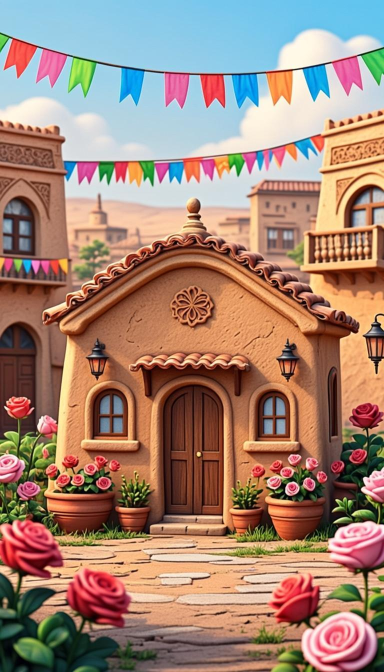
#> input picture scripts/gen_raw/home2.png, 768 x 1344 px, given in place of home2.webp, which was not available (shown at 1/2 size)
$ python preblur_bgs.py
#> lines starting #> are read from the running program, lines starting #| are printed output that depends on the picture
# -*- coding: utf-8 -*-
"""
preblur_bgs.py — v4 PERF
The inner screens used CSS `filter: blur(2px)` on full-screen backdrops.
On weak phone GPUs a blurred full-screen layer is one of the most
expensive rasters there is (re-done on every invalidation). We bake the
blur into the WEBP files once, offline, and drop the CSS filter.

CSS blur(2px) at ~430 CSS px width on an 820px source ≈ 3.8px source
radius → we bake radius 4.
"""
from PIL import Image, ImageFilter
import os

BASE = "/home/z/my-project/public/assets/bg"
JOBS = [
    ("home2.webp",   "home2b.webp",   4),
    ("map2.webp",    "map2b.webp",    4),
    ("sunset2.webp", "sunset2b.webp", 4),
]

for src, dst, r in JOBS:
    sp, dp = os.path.join(BASE, src), os.path.join(BASE, dst)
    im = Image.open(sp).convert("RGB")
#> im is the input picture: PIL image 768x1344 RGB; mean R, G, B 162.6, 132.3, 116.5
    out = im.filter(ImageFilter.GaussianBlur(radius=r))
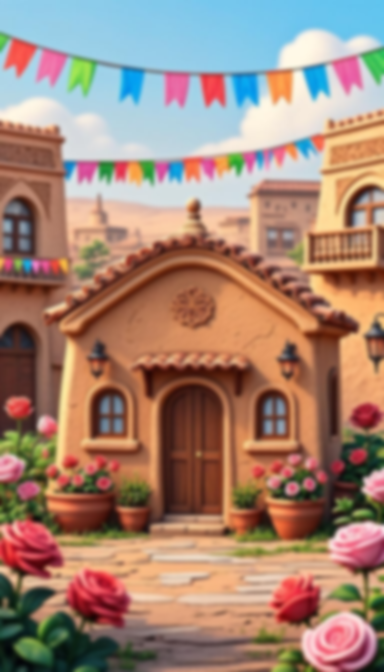
#> out: PIL image 768x1344 RGB (shown at 1/2 size); mean R, G, B 162.6, 132.3, 116.5
    out.save(dp, "WEBP", quality=78, method=6)
    print(f"{dst}: {im.size} -> {os.path.getsize(dp)//1024}KB")
#| home2b.webp: (768, 1344) -> 41KB
#> pass 2 of the loop `for src, dst, r in JOBS:`:
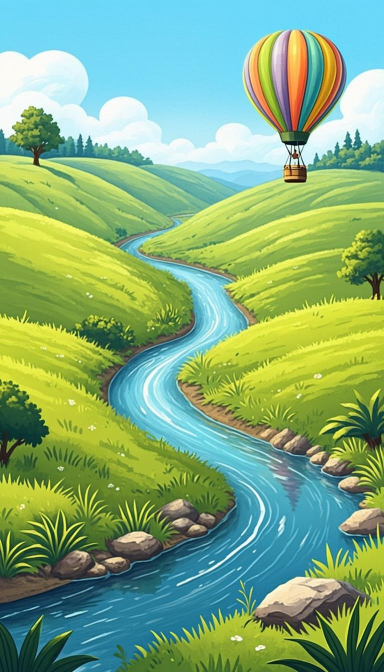
#> input picture scripts/gen_raw/map2.png, 768 x 1344 px, given in place of map2.webp, which was not available (shown at 1/2 size)
#> im is the input picture: PIL image 768x1344 RGB; mean R, G, B 130.8, 172.4, 123.8
#> `out = im.filter(ImageFilter.GaussianBlur(radius=r))`:
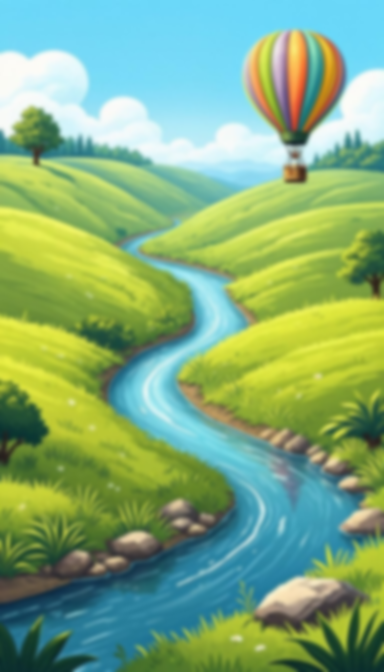
#> out: PIL image 768x1344 RGB (shown at 1/2 size); mean R, G, B 130.8, 172.4, 123.8
#| map2b.webp: (768, 1344) -> 37KB
#> pass 3 of the loop `for src, dst, r in JOBS:`:
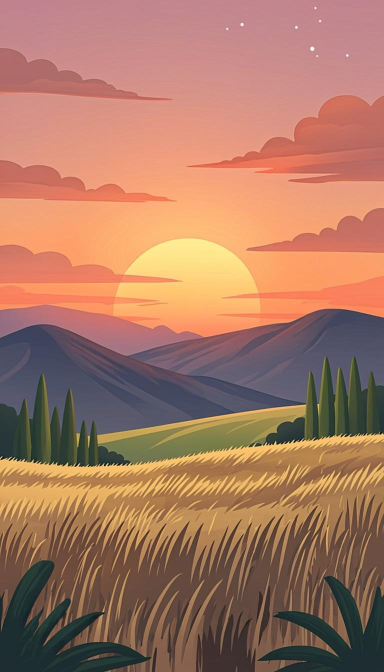
#> input picture scripts/gen_raw/sunset2.png, 768 x 1344 px, given in place of sunset2.webp, which was not available (shown at 1/2 size)
#> im is the input picture: PIL image 768x1344 RGB; mean R, G, B 168, 120.2, 98.6
#> `out = im.filter(ImageFilter.GaussianBlur(radius=r))`:
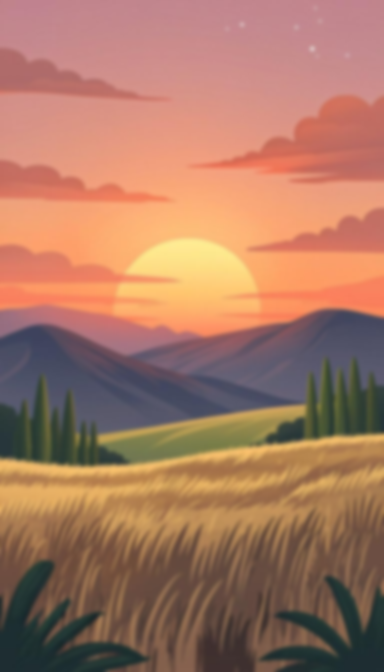
#> out: PIL image 768x1344 RGB (shown at 1/2 size); mean R, G, B 168, 120.2, 98.6
#| sunset2b.webp: (768, 1344) -> 20KB
